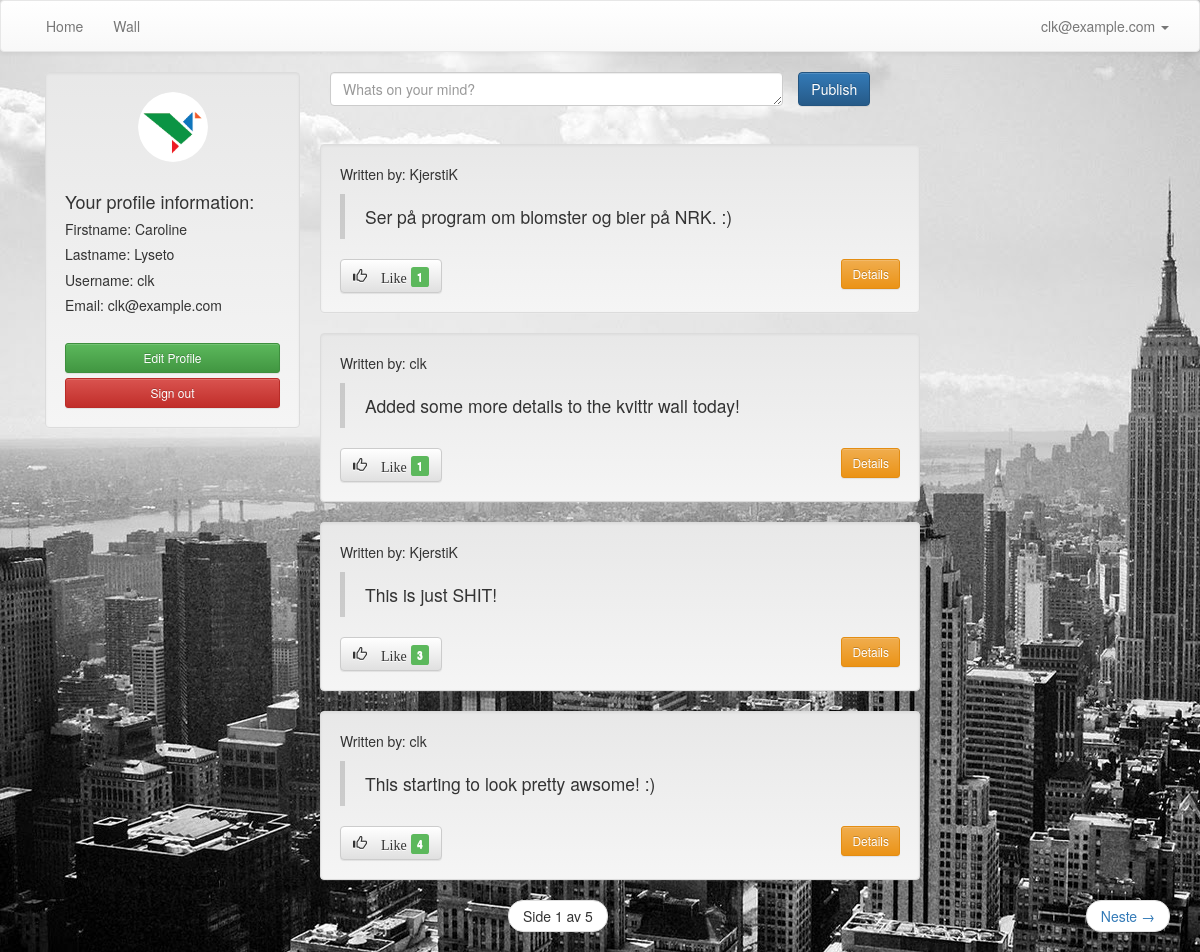
Before: /kvittr_messages/ (signed in) with the older database file.
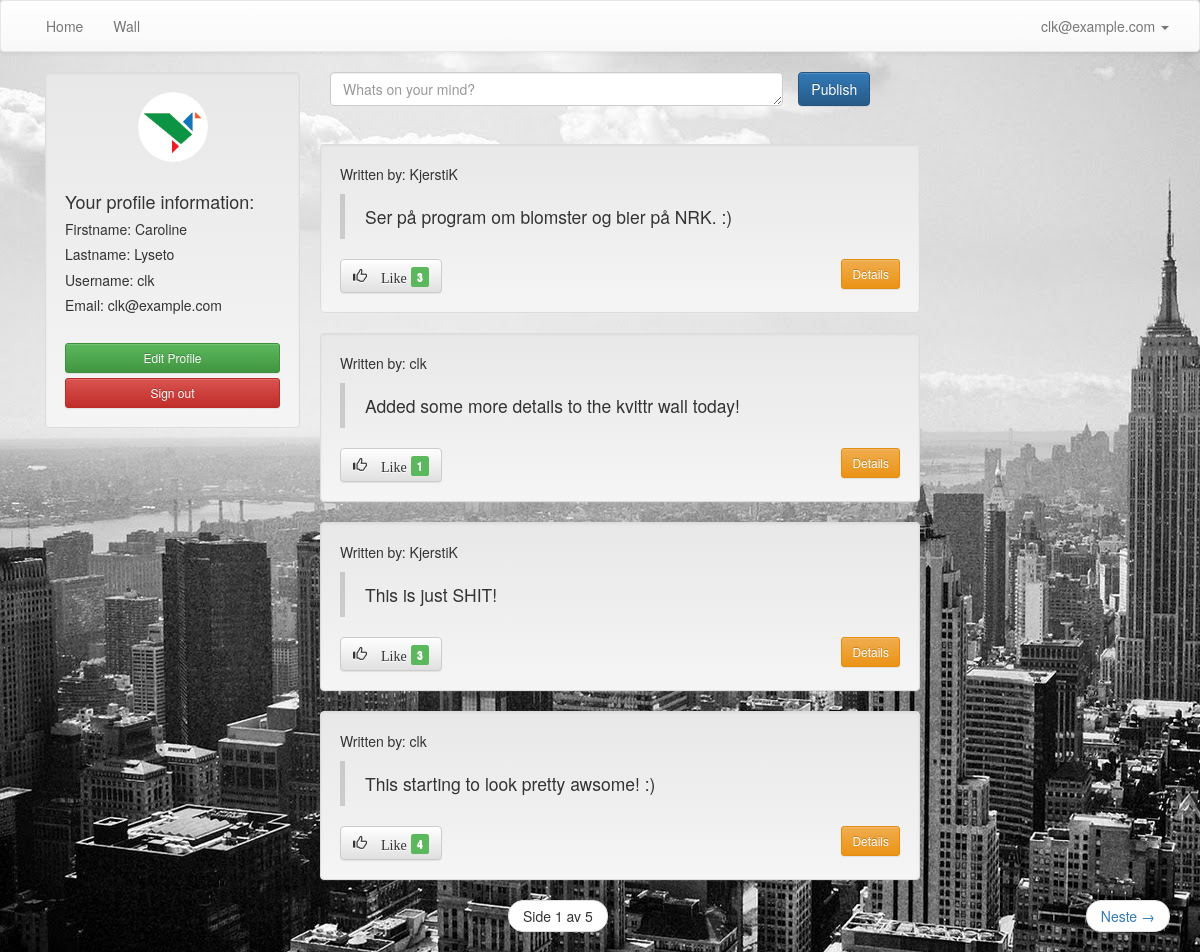
After: the same page with the newer database file.
### kvittr_messages/models.py (models this page shows, shortened)
class Message(models.Model):
	message = models.TextField()
	created_by = models.ForeignKey(User, related_name="created_message")
	created_datetime = models.DateTimeField()
	likes = models.PositiveIntegerField(default=0)
	class Meta:
		ordering = ['-id']

### kvittr_messages/views.py (the view)
def message_listing(request):
	new_post = request.POST.get('new_post')
	if new_post:
		post = Message()
		post.message = new_post
		post.created_datetime = timezone.now()
		post.created_by = request.user
		post.save()
	messages = Message.objects.all()
	page_number = request.GET.get('page')
	paginator = Paginator(messages, 4)
	try:
		messages = paginator.page(page_number)
	except PageNotAnInteger:
		messages = paginator.page(1)
	except EmptyPage:
		messages = paginator.page(paginator.num_pages)
	context = {'messages': messages}
	return render(request, 'kvittr_messages/message_listing.html', context)

### kvittr_messages/templates/kvittr_messages/message_listing.html (shortened to what this page needs)
{% extends 'theme/base.html' %}
{% load staticfiles %}
{% block extra_head %}
        <link rel="stylesheet" href="{% static "kvittr_messages/css/style.css" %}">
{% endblock extra_head %}
{% block pagecontent %}
    {% if user.is_authenticated %}
    <div class="col-md-3">
        <div class="well">
            <img src="{% static "kvittr_messages/images/bird.png" %}" class="img-circle profile_pic center-block" alt="Bird">
            <br>
            <h4>Your profile information:</h4>
            <h5>Firstname: {{ user.first_name }}</h5>
            <h5>Lastname: {{ user.last_name }}</h5>
            <h5>Username: {{ user.username }}</h5>
            <h5>Email: {{ user.email }}</h5>
            <br>
             <a href="{% url 'user_profile' %}" class="btn btn-block btn-sm btn-success text-center">Edit Profile</a>
            <a href="{% url 'user_logout' %}" class="btn btn-block btn-sm btn-danger center-block text-center">Sign out</a>
        </div>
    </div>
    <div class="row wall">
        <div class="col-md-13">
            <form class="form-horizontal" method="POST">
                <div class="form-group">
                    <div class="col-sm-10">
                       <textarea class="form-control" rows="1" name="new_post" required placeholder="Whats on your mind?"></textarea>
                    </div>
                    <button type="submit" class="btn btn-primary ">Publish</button>
                </div>
            </form>
        </div>
    </div>
    {% else %}
        <div class="container">
            <div class="page-header">
                <h1 class="text-center">Kvittr Wall <small>- register to write your own messages and to like others! </small></h1>
            </div>
        </div>
    {% endif %}
       <ul>
        {% for message in messages %}
            <li class="well" style="list-style:none; width: 600px; margin-left: auto; margin-right: auto;">
                <p>Written by: {{ message.created_by }} </p>
                <blockquote>{{ message.message }}</blockquote>
        {% if user.is_authenticated %}
                <button type="button" class="add-likes-link btn btn-default" aria-label="Like" data-messageid="{{ message.id }}">
                  <span class="glyphicon glyphicon-thumbs-up" aria-hidden="true"> Like </span>
                  {% endif %}
                  <span class="label label-success label-as-badge" id="id-likes-for-message-{{ message.id }}"> {{ message.likes }}</span>
                </button>
                <a href="{% url 'message_details' message.id %}" class="btn btn-sm btn-warning pull-right">Details</a>
            </li>
        {% endfor %}
        </ul>
    <nav>
        <ul class="pager">
                <li>
                    <span class="current">
                        Side {{ messages.number }} av {{ messages.paginator.num_pages }}
                    </span>
                </li>
            {% if messages.has_next %}
                <li class="next">
                    <a href="?page={{ messages.next_page_number }}">
                        Neste <span aria-hidden="true"> &rarr; </span>
                    </a>
                </li>
            {% endif %}
        </ul>
    </nav>
{% endblock %}

### theme/templates/theme/base.html (shortened to what this page needs)
{% extends 'theme/site_base.html' %}
{% block body %}
    <nav class="navbar navbar-default" role="navigation">
      <div class="container-fluid">
        <div class="collapse navbar-collapse" id="bs-example-navbar-collapse-1">
          <ul class="nav navbar-nav">
            <li>
                <a href="{% url 'frontpage' %}">Home</a>
            </li>
            <li>
                <a href="{% url 'message_listing' %}">Wall</a>
            </li>
          </ul>
          <ul class="nav navbar-nav navbar-right">
          {% if user.is_anonymous %}
                <li class="dropdown">
                  <a href="#" class="dropdown-toggle" data-toggle="dropdown">
                    <span class="glyphicon glyphicon-user" aria-hidden="true"></span>
                    <span class="caret"></span></a>
                  <ul class="dropdown-menu" role="menu">
                    <li><a href="{% url 'user_login' %}">Sign in</a></li>
                    <li><a href="{% url 'user_register' %}">Register</a></li>
                  </ul>
                </li>
          {% else %}
                <li class="dropdown">
                  <a href="#" class="dropdown-toggle" data-toggle="dropdown">{{ user.email }} <span class="caret"></span></a>
                </li>
          {% endif %}
          </ul>
        </div>
      </div>
    </nav>
    <div class="container">
        {% block pagecontent %}
        {% endblock %}
    </div>
{% endblock body %}

### theme/templates/theme/site_base.html (shortened to what this page needs)
{% load staticfiles %}
<!DOCTYPE html>
<html lang="en">
  <head>
    <link rel="stylesheet" href="https://maxcdn.bootstrapcdn.com/bootstrap/3.2.0/css/bootstrap.min.css">
    <link rel="stylesheet" href="https://maxcdn.bootstrapcdn.com/bootstrap/3.2.0/css/bootstrap-theme.min.css">
    {% block extra_head %} {% endblock extra_head %}
  </head>
  <body>
    {% block body %}
    {% endblock body %}
  </body>
  </html>

### kvittr_messages/static/kvittr_messages/css/style.css (style rules this page uses)
body { background-image: url("/static/theme/images/background.jpg"); background-repeat:no-repeat; }
.wall { margin-bottom:-28%; width: 550px; height: auto; margin-left: auto; margin-right: auto; }
.profile_pic { width: 70px; height: 70px; }

Changed rows visible on the page:
changed Message "Ser på program om blomster og bier på NRK. :)": likes "1" → "3"
